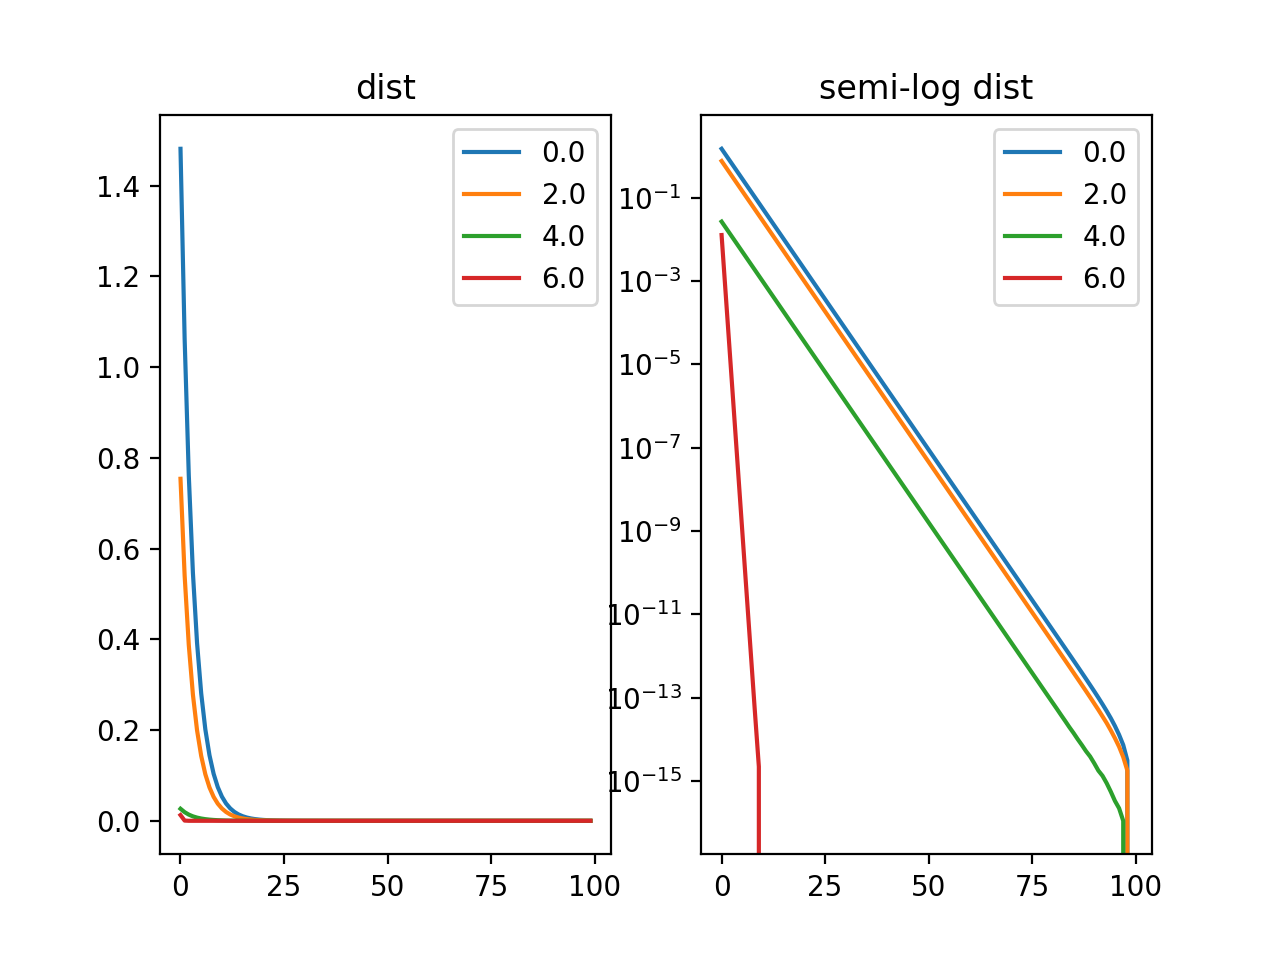

Source code (Python):
import cvxpy as cp
import matplotlib.pyplot as plt
import numpy as np

fig = plt.figure()


def ground_truth(u, A, lam):
    w = cp.Variable(u.shape[0])
    cp.Problem(cp.Minimize(cp.quad_form((w - u), A) +
                           lam * cp.norm1(w))).solve()
    return np.array(w.value)


def draw(ws, label):
    w_hat = ws[-1]
    dist = [np.abs(w_hat - w).sum() for w in ws]
    ax = fig.get_axes()[0]
    ax.plot([i for i in range(ws.shape[0])], dist, label=label)
    ax = fig.get_axes()[1]
    ax.semilogy([i for i in range(ws.shape[0])], dist, label=label)


def soft_thresholding(x, lam):
    return np.sign(x) * np.maximum(np.abs(x) - lam, 0.)


def proximal_gradient_descent(u, A, lam):
    lr = 1.0 / np.linalg.eigh(2 * A)[0].max()
    w = np.zeros(u.shape)
    ws = np.zeros((100, *w.shape))
    for i in range(100):
        w = soft_thresholding(w - lr * 2 * (w - u) @ A, lr * lam)
        ws[i] = w
        loss = (w - u) @ A @ (w - u) + np.linalg.norm(w, 1)
    draw(ws, str(lam))
    return w


def main():
    ax1 = fig.add_subplot(1, 2, 1)
    ax1.title.set_text("dist")
    ax2 = fig.add_subplot(1, 2, 2)
    ax2.title.set_text("semi-log dist")

    u = np.array([1.0, 2.0])
    A = np.array([[3.0, 0.5], [0.5, 1.0]])
    lam = 2.0
    for lam in [0.0, 2.0, 4.0, 6.0]:
        np.testing.assert_allclose(ground_truth(u, A, lam),
                                   proximal_gradient_descent(u, A, lam), 1e-6,
                                   1e-6)

    ax1.legend()
    ax2.legend()
    plt.show()


if __name__ == "__main__":
    main()
